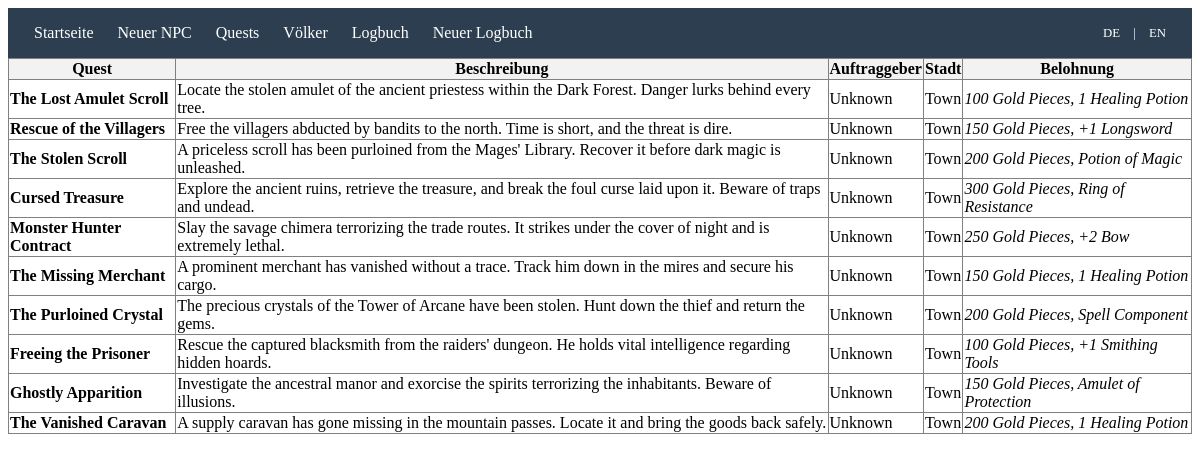
The page /index.php?page=quest_list on the database its author committed.
### tables this page shows
CREATE TABLE quest (
	questId					INTEGER		PRIMARY KEY AUTO_INCREMENT,
	questname				VARCHAR(50),
	questdescription		VARCHAR(200),
	reward					VARCHAR(100),
	
	 
	 
	
	npcId					INTEGER,	 
	townId					INTEGER,
	statusId				INTEGER 	DEFAULT 1,
	
	FOREIGN KEY(npcId)					REFERENCES npc(npcId),
	FOREIGN KEY(townId)					REFERENCES town(townId),
	FOREIGN KEY (statusId)				REFERENCES status(statusId)
);

### app/config/lang_function.php (called while the page is built, shortened)
<?php
$allowed_langs = ['de', 'en'];
$default_lang = $_ENV['APP_LANG'] ?? 'en';
$current_lang = (isset($_SESSION['lang']) && in_array($_SESSION['lang'], $allowed_langs))
    ? $_SESSION['lang']
    : $default_lang;
$lang_file =  __DIR__ . "/lang/" . $current_lang . ".php";
if (file_exists($lang_file)) {
    $lang_strings = require $lang_file;
} else {
    $lang_strings = require __DIR__ . "/lang/de.php";
}
function t($key)
{
    global $lang_strings;
    return isset($lang_strings[$key]) ? $lang_strings[$key] : $key;
}

### app/config/lang/de.php (called while the page is built)
<?php
return [
    'nav_home' => 'Startseite',
    'nav_new_npc' => 'Neuer NPC',
    'nav_quests' => 'Quests',
    'nav_races' => 'Völker',
    'nav_logbook' => 'Logbuch',
    'nav_logbook_form' => 'Neuer Logbuch',
    'search_placeholder' => 'Suchen...',
    'btn_save' => 'Änderungen speichern',
    'btn_cancel' => 'Abbrechen',
    'Races'=>'Völker',
    'Parentrace'=>'Elternvolk',
    'Book'=>'Buch',
    'Quest'=>'Quest',
    'Description'=>'Beschreibung',
    'Quest giver'=>'Auftraggeber',
    'Town'=>'Stadt',
    'Reward'=>'Belohnung'
];

### app/Models/Quests.php (called while the page is built, shortened)
<?php
class Quests
{
    public static function getAll($pdo): array
    {
        $sql = "SELECT *
                FROM quest
                ORDER BY
                questId ASC";
        return prepSql($pdo, $sql)->fetchAll();
    }
}

### app/config/helpers.php (called while the page is built)
<?php
function e($variable){
    return htmlspecialchars($variable ?? ' ', ENT_QUOTES, 'UTF-8');
}
function prepSql($pdo, $sql, $params = []) {
    $stmt = $pdo->prepare($sql);
    $stmt->execute($params);
    return $stmt;
}

### app/Views/quest_list.php (the view, shortened to what this page needs)
<?php if (!empty($quests)): ?>
    <table border="1" style="width: 100%; border-collapse: collapse;">
        <thead>
            <tr style="background-color: #f2f2f2;">
                <th><?= t('Quest') ?></th>
                <th><?= t('Description') ?></th>
                <th><?= t('Quest giver') ?></th>
                <th><?= t('Town') ?></th>
                <th><?= t('Reward') ?></th>
            </tr>
        </thead>
        <tbody>
            <?php foreach ($quests as $quest): ?>
                <tr>
                    <td><strong><?= e($quest['questname']) ?></strong></td>
                    <td><?= e($quest['questdescription']) ?></td>
                    <td><?= e($quest['npcname'] ?? 'Unknown') ?></td>
                    <td><?= e($quest['townname'] ?? 'Town') ?></td>
                    <td><em><?= e($quest['reward']) ?></em></td>
                </tr>
            <?php endforeach; ?>
        </tbody>
    </table>
<?php else: ?>
    <div class="notice">
        <p>Momentan sind keine Quests verfügbar. Die Taverne ist leer gefegt!</p>
    </div>
<?php endif; ?>

### rows shown on the page
quest: questname "The Lost Amulet Scroll", questdescription "Locate the stolen amulet of the ancient priestess within the Dark Forest. Danger lurks behind every tree.", npcname "Unknown", townname "Town", reward "100 Gold Pieces, 1 Healing Potion"
quest: questname "Rescue of the Villagers", questdescription "Free the villagers abducted by bandits to the north. Time is short, and the threat is dire.", npcname "Unknown", townname "Town", reward "150 Gold Pieces, +1 Longsword"
quest: questname "The Stolen Scroll", questdescription "A priceless scroll has been purloined from the Mages' Library. Recover it before dark magic is unleashed.", npcname "Unknown", townname "Town", reward "200 Gold Pieces, Potion of Magic"
quest: questname "Cursed Treasure", questdescription "Explore the ancient ruins, retrieve the treasure, and break the foul curse laid upon it. Beware of traps and undead.", npcname "Unknown", townname "Town", reward "300 Gold Pieces, Ring of Resistance"
quest: questname "Monster Hunter Contract", questdescription "Slay the savage chimera terrorizing the trade routes. It strikes under the cover of night and is extremely lethal.", npcname "Unknown", townname "Town", reward "250 Gold Pieces, +2 Bow"
quest: questname "The Missing Merchant", questdescription "A prominent merchant has vanished without a trace. Track him down in the mires and secure his cargo.", npcname "Unknown", townname "Town", reward "150 Gold Pieces, 1 Healing Potion"
quest: questname "The Purloined Crystal", questdescription "The precious crystals of the Tower of Arcane have been stolen. Hunt down the thief and return the gems.", npcname "Unknown", townname "Town", reward "200 Gold Pieces, Spell Component"
quest: questname "Freeing the Prisoner", questdescription "Rescue the captured blacksmith from the raiders' dungeon. He holds vital intelligence regarding hidden hoards.", npcname "Unknown", townname "Town", reward "100 Gold Pieces, +1 Smithing Tools"
quest: questname "Ghostly Apparition", questdescription "Investigate the ancestral manor and exorcise the spirits terrorizing the inhabitants. Beware of illusions.", npcname "Unknown", townname "Town", reward "150 Gold Pieces, Amulet of Protection"
quest: questname "The Vanished Caravan", questdescription "A supply caravan has gone missing in the mountain passes. Locate it and bring the goods back safely.", npcname "Unknown", townname "Town", reward "200 Gold Pieces, 1 Healing Potion"

### other values the page prints
t('nav_home') "Startseite"
t('nav_new_npc') "Neuer NPC"
t('nav_quests') "Quests"
t('nav_races') "Völker"
t('nav_logbook') "Logbuch"
t('nav_logbook_form') "Neuer Logbuch"
t('Quest') "Quest"
t('Description') "Beschreibung"
t('Quest giver') "Auftraggeber"
t('Town') "Stadt"
t('Reward') "Belohnung"
